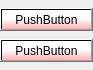
<?xml version="1.0" encoding="UTF-8"?>
<ui version="4.0">
 <class>RightDockView</class>
 <widget class="QWidget" name="RightDockView">
  <property name="geometry">
   <rect>
    <x>0</x>
    <y>0</y>
    <width>93</width>
    <height>70</height>
   </rect>
  </property>
  <property name="windowTitle">
   <string>Form</string>
  </property>
  <property name="styleSheet">
   <string notr="true"/>
  </property>
  <layout class="QVBoxLayout" name="verticalLayout">
   <property name="spacing">
    <number>0</number>
   </property>
   <property name="leftMargin">
    <number>0</number>
   </property>
   <property name="topMargin">
    <number>0</number>
   </property>
   <property name="rightMargin">
    <number>0</number>
   </property>
   <property name="bottomMargin">
    <number>0</number>
   </property>
   <item>
    <widget class="QPushButton" name="pushButton_2">
     <property name="styleSheet">
      <string notr="true">background-color: qlineargradient(spread:pad, x1:0, y1:0, x2:0, y2:1, stop:0 rgba(255, 255, 255, 255), stop:0.448864 rgba(255, 255, 255, 255), stop:1 rgba(255, 177, 177, 255));</string>
     </property>
     <property name="text">
      <string>PushButton</string>
     </property>
    </widget>
   </item>
   <item>
    <widget class="QPushButton" name="pushButton">
     <property name="styleSheet">
      <string notr="true">background-color: qlineargradient(spread:pad, x1:0, y1:0, x2:0, y2:1, stop:0 rgba(255, 255, 255, 255), stop:0.448864 rgba(255, 255, 255, 255), stop:1 rgba(255, 177, 177, 255));</string>
     </property>
     <property name="text">
      <string>PushButton</string>
     </property>
    </widget>
   </item>
  </layout>
 </widget>
 <resources/>
 <connections/>
</ui>
